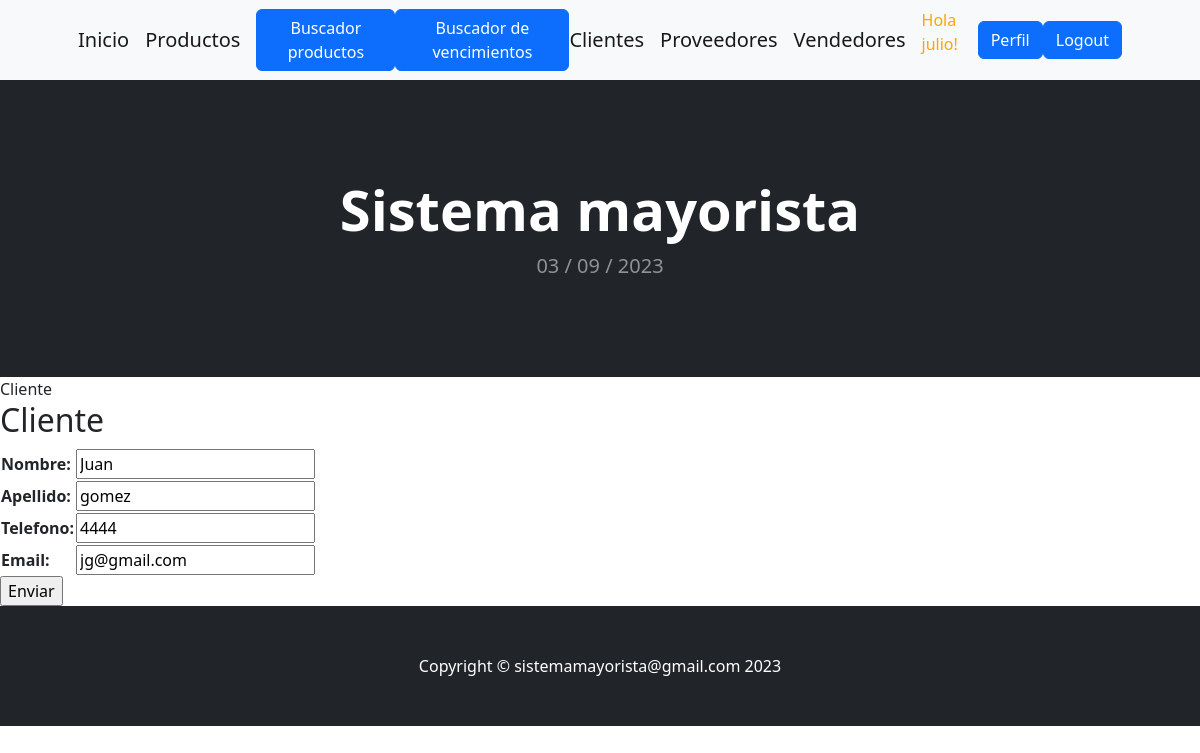
Screenshot of /update_cliente/1/ (signed in) with the database file from the repository.
### aplicacion/models.py (models this page shows, shortened)
class Cliente(models.Model):
    nombre = models.CharField(max_length=50)
    apellido = models.CharField(max_length=50)
    telefono = models.CharField(max_length=20)
    email = models.EmailField()

### aplicacion/views.py (the view)
# urls.py: path('update_cliente/<int:pk>/', ClienteUpdate.as_view(), name="update_cliente" ),
class ClienteUpdate(LoginRequiredMixin,UpdateView):
    model = Cliente
    fields = ['nombre', 'apellido', 'telefono', 'email']
    success_url = reverse_lazy('cliente')

### aplicacion/templates/aplicacion/cliente_form.html (shortened to what this page needs)
{% extends 'aplicacion/base.html' %}
{% load static %}
{% block titulo %}Cliente{% endblock titulo %}
{% block contenido %}
    <h2>Cliente</h2>
    <form action="" method="POST">
        <table>
            {{ form.as_table }}
        </table>
        <input type="submit" value="Enviar">
    </form>
{% endblock contenido %}

### aplicacion/templates/aplicacion/base.html (shortened to what this page needs)
<!DOCTYPE html>
<html lang="en">
    <head>
        {% load static %}
        <link href="https://cdn.jsdelivr.net/npm/bootstrap-icons@1.5.0/font/bootstrap-icons.css" rel="stylesheet" />
       <link href="{% static 'aplicacion/css/styles.css' %}" rel="stylesheet" />
       <link rel="stylesheet" href="https://cdnjs.cloudflare.com/ajax/libs/font-awesome/6.4.0/css/all.min.css">
    </head>
    <body>
        <nav class="navbar navbar-expand-lg navbar-light bg-light">
            <div class="container px-4 px-lg-5">
                <a class="navbar-brand" href="{% url 'home' %}">Inicio</a>
                {% if user.is_authenticated %}
                <a class="navbar-brand" href="{% url 'producto' %}">Productos</a>
                <a class="btn btn-primary" href="{% url 'buscarProducto' %}">Buscador productos</a>
                <a class="btn btn-primary" href="{% url 'buscarVencimiento' %}">Buscador de vencimientos</a>
                <a class="navbar-brand" href="{% url 'cliente' %}">Clientes</a>
                <a class="navbar-brand" href="{% url 'proveedor' %}">Proveedores</a>
                <a class="navbar-brand" href="{% url 'vendedor' %}">Vendedores</a>
                <p style="color:orange">Hola {{user.username}}!</p>
                <a class="btn btn-primary" href="{% url 'editar_perfil' %}">Perfil</a>
                <a class="btn btn-primary" href="{% url 'logout' %}">Logout</a>
                {% else %}
                    <a class="btn btn-success" href="{% url 'registro' %}">Registro</a>
                    <a class="btn btn-primary" href="{% url 'login' %}">Login</a>
                    <li><a href="{% url 'about_me' %}">Acerca de mí</a></li>
                {% endif %}
            </div>
        </nav>
        <header class="bg-dark py-5">
            <div class="container px-4 px-lg-5 my-5">
                <div class="text-center text-white">
                    <h1 class="display-4 fw-bolder">Sistema  mayorista</h1>
                    <p class="lead fw-normal text-white-50 mb-0">{% now "d / m / Y " %}</p>
                </div>
            </div>
        </header>
        {% block titulo %}
        {% endblock titulo %}
        {% block contenido %}
        {% endblock contenido %}
        <footer class="py-5 bg-dark">
            <div class="container"><p class="m-0 text-center text-white">Copyright &copy; sistemamayorista@gmail.com 2023</p></div>
        </footer>
    </body>
</html>

### rows the page displays
Cliente: nombre "Juan", apellido "gomez", telefono "4444", email "jg@gmail.com"

### other values shown
{{ user.username }} "julio"
